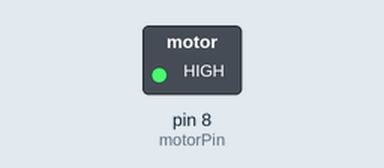
The sketch below on a simulated Arduino Uno, built with avr-gcc and run on an emulated ATmega328P. On the bench: switched loads named in the sketch (green lamp = pin HIGH). Dashed ring = blinking.

Above: at 0.5 s.
Timing chart, 0 to 3.0 s (numbered marks = the images above):
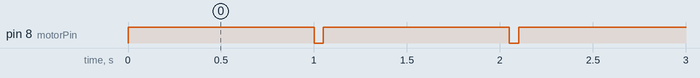

The sketch:

titresim.ino
```cpp
#define motorPin 8
void setup() {
 pinMode(motorPin, OUTPUT);
}

void loop() {
  digitalWrite(motorPin , HIGH);
  delay(1000);
  digitalWrite(motorPin ,LOW);
  delay(50);
}
```

Measured:
- by itself, pin 8 (motorPin): alternates HIGH for 1.0 s and LOW for 0.05 s
